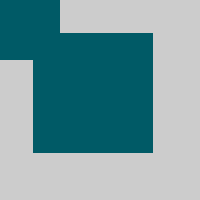
Frame 1 (no input)
Frame 60 (the mouse pressed at the canvas centre just before this capture): identical to frame 1, image omitted
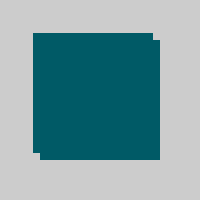
Frame 120 (the mouse held since frame 60 and released just before this capture)

The Processing sketch that drew these frames (run headless with seeded random() and noise(); from frame 60 on, the mouse is pressed at the canvas centre):

// Processing sketch: CreateImage
// ── CreateImage.pde
/**
 * Create Image. 
 * 
 * The createImage() function provides a fresh buffer of pixels to play with.
 * This example creates an image gradient.
 */

PImage img;

void setup() 
{
  size(200, 200);  
  img = createImage(120, 120, RGB);
  for(int i=0; i < img.pixels.length; i++) {
    img.pixels[i] = color(0, 90, 102, i%img.width * 2); 
  }
}

void draw() 
{
  background(204);
  image(img, 33, 33);
  image(img, mouseX-60, mouseY-60);
}
